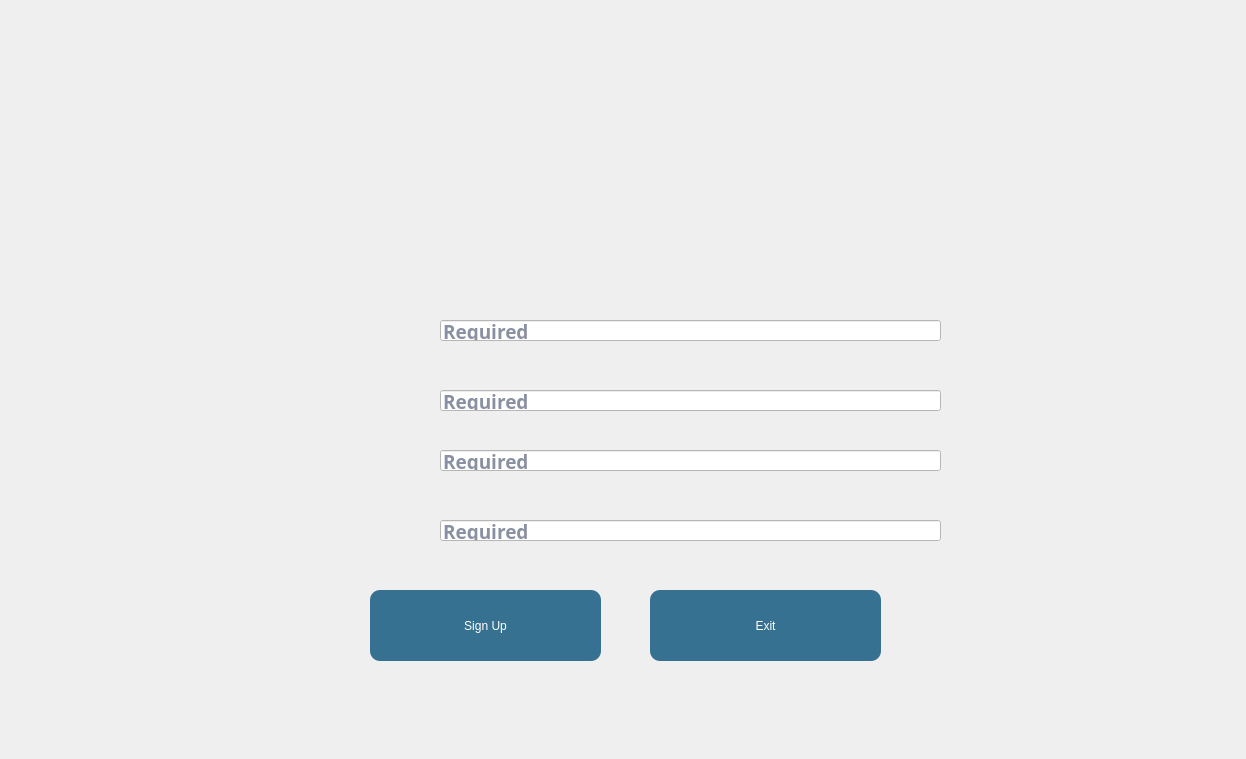
<?xml version="1.0" encoding="UTF-8"?>
<ui version="4.0">
 <class>Dialog</class>
 <widget class="QDialog" name="Dialog">
  <property name="geometry">
   <rect>
    <x>0</x>
    <y>0</y>
    <width>1246</width>
    <height>759</height>
   </rect>
  </property>
  <property name="windowTitle">
   <string>Dialog</string>
  </property>
  <widget class="QLabel" name="label">
   <property name="geometry">
    <rect>
     <x>0</x>
     <y>0</y>
     <width>1246</width>
     <height>796</height>
    </rect>
   </property>
   <property name="cursor">
    <cursorShape>ArrowCursor</cursorShape>
   </property>
   <property name="acceptDrops">
    <bool>true</bool>
   </property>
   <property name="autoFillBackground">
    <bool>false</bool>
   </property>
   <property name="text">
    <string/>
   </property>
   <property name="pixmap">
    <pixmap>images/admin sign up.png</pixmap>
   </property>
   <property name="scaledContents">
    <bool>true</bool>
   </property>
   <property name="wordWrap">
    <bool>false</bool>
   </property>
  </widget>
  <widget class="QWidget" name="widget" native="true">
   <property name="geometry">
    <rect>
     <x>0</x>
     <y>0</y>
     <width>120</width>
     <height>80</height>
    </rect>
   </property>
  </widget>
  <widget class="QLineEdit" name="username">
   <property name="geometry">
    <rect>
     <x>440</x>
     <y>320</y>
     <width>501</width>
     <height>21</height>
    </rect>
   </property>
   <property name="font">
    <font>
     <family>Berlin Sans FB Demi</family>
     <pointsize>14</pointsize>
     <bold>true</bold>
    </font>
   </property>
   <property name="autoFillBackground">
    <bool>false</bool>
   </property>
   <property name="styleSheet">
    <string notr="true">
color: rgb(20, 33, 68);
background-color: rgb(255, 255, 255);</string>
   </property>
   <property name="placeholderText">
    <string>Required</string>
   </property>
  </widget>
  <widget class="QLineEdit" name="password">
   <property name="geometry">
    <rect>
     <x>440</x>
     <y>520</y>
     <width>501</width>
     <height>21</height>
    </rect>
   </property>
   <property name="font">
    <font>
     <family>Berlin Sans FB Demi</family>
     <pointsize>14</pointsize>
     <bold>true</bold>
    </font>
   </property>
   <property name="styleSheet">
    <string notr="true">color: rgb(20, 33, 68);
background-color: rgb(255, 255, 255);</string>
   </property>
   <property name="text">
    <string/>
   </property>
   <property name="placeholderText">
    <string>Required </string>
   </property>
  </widget>
  <widget class="QPushButton" name="signupbutt">
   <property name="geometry">
    <rect>
     <x>370</x>
     <y>590</y>
     <width>231</width>
     <height>71</height>
    </rect>
   </property>
   <property name="cursor">
    <cursorShape>PointingHandCursor</cursorShape>
   </property>
   <property name="styleSheet">
    <string notr="true">QWidget#signupbutt{
background-color: rgb(54, 113, 145);
font: 900 12pt &quot;Arial Black&quot;; color : rgb(255, 255, 255);
border-radius: 10px;}

QWidget#signupbutt:hover {
    
    background-color: rgb(251, 176, 59); 
    border: 2px solid #388E3C; 
    padding: 10px 20px; 
    font-size: 15px; 
}</string>
   </property>
   <property name="text">
    <string>Sign Up</string>
   </property>
  </widget>
  <widget class="QLabel" name="logerrormes">
   <property name="geometry">
    <rect>
     <x>290</x>
     <y>560</y>
     <width>671</width>
     <height>20</height>
    </rect>
   </property>
   <property name="font">
    <font>
     <family>Berlin Sans FB Demi</family>
     <pointsize>10</pointsize>
     <italic>false</italic>
     <bold>true</bold>
    </font>
   </property>
   <property name="layoutDirection">
    <enum>Qt::LeftToRight</enum>
   </property>
   <property name="styleSheet">
    <string notr="true">font: 700 10pt &quot;Berlin Sans FB Demi&quot;; 
color: rgb(251, 176, 59);</string>
   </property>
   <property name="text">
    <string/>
   </property>
  </widget>
  <widget class="QLineEdit" name="firstname">
   <property name="geometry">
    <rect>
     <x>440</x>
     <y>390</y>
     <width>501</width>
     <height>21</height>
    </rect>
   </property>
   <property name="font">
    <font>
     <family>Berlin Sans FB Demi</family>
     <pointsize>14</pointsize>
     <bold>true</bold>
    </font>
   </property>
   <property name="autoFillBackground">
    <bool>false</bool>
   </property>
   <property name="styleSheet">
    <string notr="true">
color: rgb(20, 33, 68);
background-color: rgb(255, 255, 255);</string>
   </property>
   <property name="placeholderText">
    <string>Required</string>
   </property>
  </widget>
  <widget class="QLineEdit" name="lastname">
   <property name="geometry">
    <rect>
     <x>440</x>
     <y>450</y>
     <width>501</width>
     <height>21</height>
    </rect>
   </property>
   <property name="font">
    <font>
     <family>Berlin Sans FB Demi</family>
     <pointsize>14</pointsize>
     <bold>true</bold>
    </font>
   </property>
   <property name="autoFillBackground">
    <bool>false</bool>
   </property>
   <property name="styleSheet">
    <string notr="true">
color: rgb(20, 33, 68);
background-color: rgb(255, 255, 255);</string>
   </property>
   <property name="placeholderText">
    <string>Required</string>
   </property>
  </widget>
  <widget class="QPushButton" name="exitbutt">
   <property name="geometry">
    <rect>
     <x>650</x>
     <y>590</y>
     <width>231</width>
     <height>71</height>
    </rect>
   </property>
   <property name="cursor">
    <cursorShape>PointingHandCursor</cursorShape>
   </property>
   <property name="styleSheet">
    <string notr="true">QWidget#exitbutt{
background-color: rgb(54, 113, 145);
font: 900 12pt &quot;Arial Black&quot;; color : rgb(255, 255, 255);
border-radius: 10px;}

QWidget#exitbutt:hover {
    
    background-color: rgb(251, 176, 59); 
    border: 2px solid #388E3C; 
    padding: 10px 20px; 
    font-size: 15px; 
}</string>
   </property>
   <property name="text">
    <string>Exit</string>
   </property>
  </widget>
 </widget>
 <resources/>
 <connections/>
</ui>
